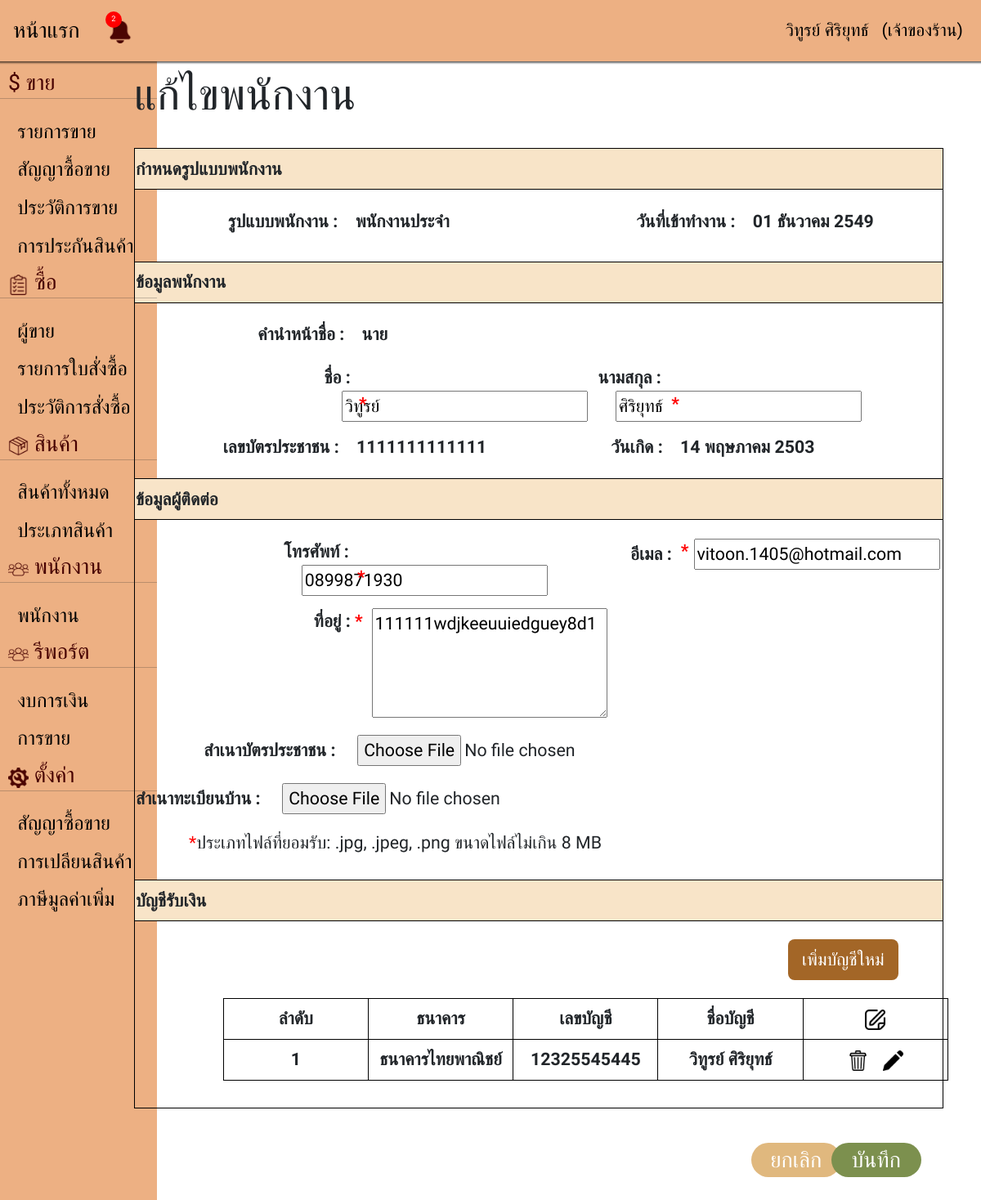
The app's page /editstaff.php?id=1 (signed in) with its own data.
### tables this page shows
CREATE TABLE `employee_tb` (
  `employee_id` int(11) NOT NULL COMMENT 'รหัสพนักงานขาย',
  `employee_model` varchar(20) NOT NULL COMMENT 'รูปแบบพนักงาน',
  `employee_startwork_dt` date NOT NULL DEFAULT current_timestamp() COMMENT 'วันที่เข้าทำงาน',
  `employee_prefix` varchar(6) NOT NULL COMMENT 'คำนำหน้าชื่อ',
  `employee_firstname` varchar(50) NOT NULL COMMENT 'ชื่อ',
  `employee_lastname` varchar(50) NOT NULL COMMENT 'นามสกุล',
  `employee_address` varchar(200) NOT NULL COMMENT 'ที่อยู่',
  `employee_birthday` date NOT NULL COMMENT 'วันเกิด',
  `employee_card_id` varchar(25) NOT NULL COMMENT 'บัตรประชาชน',
  `employee_telephone` varchar(20) NOT NULL COMMENT 'เบอร์โทรศัพท์',
  `employee_email` varchar(70) NOT NULL COMMENT 'อีเมล',
  `employee_card_id_copy` varchar(255) NOT NULL COMMENT 'สำเนาบัตรประชาชน',
  `employee_address_copy` varchar(255) NOT NULL COMMENT 'สำเนาทะเบียนบ้าน',
  `employee_status` tinyint(2) NOT NULL DEFAULT 1 COMMENT 'สถานะพนักงาน'
);

CREATE TABLE `employeebank_tb` (
  `bank_id` int(3) NOT NULL COMMENT 'รหัสรายการบัญชีธนาคาร',
  `employee_id` int(4) NOT NULL COMMENT 'รหัสพนักงาน',
  `bank_name` varchar(30) NOT NULL COMMENT 'ชื่อธนาคาร',
  `bank_number` varchar(25) NOT NULL COMMENT 'เลขที่บัญชี',
  `bank_account` varchar(50) NOT NULL COMMENT 'ชื่อบัญชี	'
);

### database/Connection.php (called while the page is built)
<?php
function Connection(){
    $servername = "localhost";
    $username = "root";
    $password = "";
    $database = "shop_pj";
    try {
        $conn = new PDO("mysql:host=$servername;dbname=$database", $username, $password);
        $conn->setAttribute(PDO::ATTR_ERRMODE, PDO::ERRMODE_EXCEPTION);
        $conn->query("SET NAMES UTF8");
        return $conn;
    } catch (PDOException $e) {
        throw new Exception("Connection failed: " . $e->getMessage());
    }
}

### database/Employee.php (called while the page is built, shortened)
<?php
include_once("Connection.php");
class Employee
{
    private $conn;
    function __construct()
    {
        try {
            $this->conn = Connection();
        } catch (Exception $e) {
            http_response_code(500);
            echo strval($e);
        }
    }
    public function fetchById($id)
    {
        try {
            $sql = "SELECT * FROM employee_tb WHERE employee_id=?";
            $stmt = $this->conn->prepare($sql);
            $stmt->bindParam(1, $id, PDO::PARAM_INT);
            $stmt->execute();
            $result = $stmt->fetch(PDO::FETCH_ASSOC);
            if (!$result) {
                return [];
            } else {
                return $result;
            }
        } catch (Exception $e) {
            http_response_code(500);
            return [];
        }
    }
}

### service/datetimeDisplay.php (called while the page is built, shortened)
<?php
function dateTimeDisplay($strDateTime)
{
    $moth = ["มกราคม", "กุมภาพันธ์", "มีนาคม", "เมษายน", "พฤษภาคม", "มิถุนายน", "กรกฏาคม", "สิงหาคม", "กันยายน", "ตุลาคม", "พฤศจิกายน", "ธันวาคม"];
    $date = explode(' ', $strDateTime)[0];
    $D = array_reverse(explode('-', $date));
    $D[2] += 543;
    $D[1] = $moth[$D[1] - 1];
    return implode(' ', $D);
}

### database/EmployeeBank.php (called while the page is built, shortened)
<?php
include_once("Connection.php");
class EmployeeBank
{
    private $conn;
    function __construct()
    {
        $this->conn = Connection();
    }
    public function fetchByEmployeeId($id)
    {
        try {
            $sql = "SELECT * FROM employeebank_tb WHERE employee_id=?";
            $stmt = $this->conn->prepare($sql);
            $stmt->bindParam(1, $id, PDO::PARAM_INT);
            $stmt->execute();
            $result = $stmt->fetchAll(PDO::FETCH_ASSOC);
            return $result;
        } catch (Exception $e) {
            http_response_code(500);
            return [];
        }
    }
}

### editstaff.php (the view, shortened to what this page needs)
<!DOCTYPE html>
<html lang="en">
<head>
    <link href="./node_modules/bootstrap/dist/css/bootstrap.min.css" rel="stylesheet">
    <link rel="stylesheet" href="./src/css/editstaff.css" />
</head>
<?php
include_once('nav.php');
include_once('database/Employee.php');
include_once('database/EmployeeBank.php');
include_once('./service/datetimeDisplay.php');
$employee = new Employee();
$e = $employee->fetchById($_GET['id']);
$employeeBank = new Employeebank();
$banks = $employeeBank->fetchByEmployeeId($_GET['id']);
?>
<body>
    <form action="" name="form1" id="form1">
        <div class="row">
            <div class="col-1 Nbar min-vh-100"><?php include_once('bar.php'); ?></div>
            <div class="col-11">
                <div class="row main">
                    <div class="col">
                        <h1>แก้ไขพนักงาน</h1>
                    </div>
                </div>
                <table class="mai">
                    <tr>
                        <th class="mm">กำหนดรูปแบบพนักงาน</th>
                    </tr>
                    <tr>
                        <th>
                            <div class="row">
                                <div class="col-4 leftmodel">
                                    <label for="employee_model">รูปแบบพนักงาน :</label><b class="bb"><?= $e['employee_model']; ?></b>
                                </div>
                                <div class="col-4 leftstartwork">
                                    <label for="employee_startwork_dt">วันที่เข้าทำงาน :</label><b class="bb"><?= dateTimeDisplay($e['employee_startwork_dt']); ?></b>
                                </div>
                            </div>
                            <br>
                        </th>
                    </tr>
                    <tr>
                        <th class="mm">ข้อมูลพนักงาน</th>
                    </tr>
                    <tr>
                        <th>
                            <div class="row-4 ma">
                                <label for="employee_prefix">คำนำหน้าชื่อ : </label><b class="bb"><?= $e['employee_prefix']; ?></b>
                            </div>
                            <div class="row">
                                <div class="col leftname">
                                    <label for="employee_firstname">ชื่อ :</label>
                                    <input name="employee_firstname" type="text" value="<?= $e['employee_firstname']; ?>" id="employee_firstname" class="bb" required />
                                    <div class="c">*</div>
                                </div>
                                <div class="col leftlastname">
                                    <label for="employee_lastname">นามสกุล :</label>
                                    <input name="employee_lastname" type="text" value="<?= $e['employee_lastname']; ?>" id="employee_lastname" class="bb" class="bb" required />
                                    <div class="d">*</div>
                                </div>
                            </div>
                            <div class="row">
                                <div class="col leftidcardnumber">
                                    <label for="employee_card_id">เลขบัตรประชาชน :</label><b class="bb"><?= ($e['employee_card_id']); ?></b>
                                </div>
                                <div class="col leftbirthday">
                                    <label for="employee_birthday">วันเกิด :</label><b class="bb"><?= dateTimeDisplay($e['employee_birthday']); ?></b>
                                </div>
                            </div>
                        </th>
                    </tr>
                    <tr>
                        <th class="mm">ข้อมูลผู้ติดต่อ</th>
                    </tr>
                    <tr>
                        <th>
                            <div class="row">
                                <div class="col lefttelephone">
                                    <label for="employee_telephone">โทรศัพท์ :</label>
                                    <input name="employee_telephone" type="text" value="<?= $e['employee_telephone']; ?>" id=employee_telephone onkeyup="autoTab2(this)" class="bb" required />
                                    <div class="g">*</div>
                                </div>
                                <div class="col leftemail">
                                    <label for="employee_email">อีเมล :</label>
                                    <input name="employee_email" type="email" value="<?= $e['employee_email']; ?>" id="employee_email" onblur='check_email(this)' class="bb" required />
                                    <div class="h">*</div>
                                </div>
                            </div>
                            <div class="col leftaddress">
                                ที่อยู่ :<span style="color: red; ">&nbsp*</span>
                                <textarea name="employee_address" id="employee_address" cols="22" rows="4" class="cc" style="vertical-align:top;" type="text" required><?= $e['employee_address']; ?></textarea>
                            </div>
                            <div class="row">
                                <div class="col leftn">สำเนาบัตรประชาชน :
                                    <input type="file" accept="image/*" id="employee_card_id_copy" name="employee_card_id_copy" class="bb">
                                </div>
                                <div class="col leftnb">สำเนาทะเบียนบ้าน :
                                    <input type="file" accept="image/*" id="employee_address_copy" name="employee_address_copy" class="bb">
                                </div>
                                <div class="row leftpng">
                                    <h6><span style="color: red; ">&nbsp*</span>ประเภทไฟล์ที่ยอมรับ: .jpg, .jpeg, .png ขนาดไฟล์ไม่เกิน 8 MB</h6>
                                </div>
                    <tr>
                        <th class="mm">บัญชีรับเงิน</th>
                    </tr>
                    <tr>
                        <th>
                            <div class="col d-flex justify-content-end">
                                <button type="button" id="addmodel_btn" class="btn btn-primary1" data-bs-toggle="modal" data-bs-target=".bd-example-modal-sm">เพิ่มบัญชีใหม่</button>
                            </div>
            </div>
            <table class="wh m">
                <thead>
                    <tr>
                        <th>ลำดับ</th>
                        <th>ธนาคาร</th>
                        <th>เลขบัญชี</th>
                        <th>ชื่อบัญชี</th>
                        <th><img src="./src/images/edit.png" width="25"></th>
                    </tr>
                </thead>
                <tbody id="banktable">
                    <?php $i = 0;
                    foreach ($banks as $b) { ?>
                        <tr id="rr<?= $i ?>">
                            <th class="index-table-bank"><?= $i + 1 ?></th>
                            <th><?= $b['bank_name'] ?></th>
                            <th><?= $b['bank_number'] ?></th>
                            <th><?= $b['bank_account'] ?></th>
                            <th>
                                <button type="button" class="bgs" data-bs-toggle="modal" data-bs-target="#exampleModal"><img src="./src/images/icon-delete.png" width="25" onclick="saveIndexDel(<?= $i ?>)"></button>
                                <button type="button" class="bgs" data-bs-toggle="modal" data-bs-target=".bd-example-modal-xl1"><img src="./src/images/icon-pencil.png" width="25" onclick="saveIndexEdit(<?= $i ?>)"></button>
                            </th>
                        </tr>
                    <?php $i++;
                    } ?>
                </tbody>
            </table><br>
            </th>
            </tr>
            </table>
            <div class="row btn-g">
                <div class="col-2">
                    <button type="reset" class="btn-c reset" onclick="javascript:window.location='employee.php';">ยกเลิก</button>
                </div>
                <div class="col-2">
                    <input type="submit" class="btn-c submit" value="บันทึก" />
                </div>
            </div>
        </div>
    </form>
</body>
</html>

### src/css/editstaff.css (style rules this page uses)
* { font-family: 'IBM Plex Sans Thai', sans-serif; font-size: 16pt; }
.row { --bs-gutter-x: 0rem; }
.col-11 { margin-bottom: 2rem; }
.main { margin-top: 4rem; margin-left: 3rem; }
.Nbar { margin-top: 3.5rem; }
.mai { margin-top: 1rem; margin-left: 3rem; }
.mm { background-color: #F8E4C8; }
.m { text-align: center; }
.bb { margin-left: 1rem; }
.cc { margin-left: 0.3rem }
.leftmodel { margin-left: 5.3rem; margin-top: 1rem; }
.ma { margin-top: 1rem; margin-left: 7rem; }
.leftstartwork { margin-left: 8rem; margin-top: 1rem; }
.leftname { margin-left: 10.8rem; margin-top: 1rem; }
.c { color: red; margin-left: 2rem; margin-top: -1.8rem; }
.leftlastname { margin-right: 4rem; margin-top: 1rem; }
.d { color: red; margin-left: 4.2rem; margin-top: -1.8rem; }
.leftidcardnumber { margin-left: 5rem; margin-top: 1rem; }
.leftbirthday { margin-left: 3.3rem; margin-top: 1rem; margin-bottom: 1rem; }
.leftaddress { margin-left: 10.2rem; margin-top: 1rem; }
.lefttelephone { margin-left: 8.5rem; margin-top: 1rem; }
.g { color: red; margin-left: 4.2rem; margin-top: -1.8rem; }
.leftemail { margin-left: 2rem; margin-top: 1rem; }
.h { color: red; margin-left: 2.9rem; margin-top: -1.8rem; }
.leftn { margin-top: 1rem; margin-left: 3.9rem; }
.leftnb { margin-right: 4rem; margin-top: 1rem; }
.leftpng { margin-left: 2.8rem; margin-top: 1rem; margin-bottom: 1rem; }
table, td, th { border: 1px solid black; }
table { border-collapse: collapse; width: 90%; }
th { height: 50px; width: 20%; }
.wh { margin-top: 1rem; margin-left: 5rem; }
.d-flex { margin-top: 1rem; margin-right: 2.5rem; }
.btn-g { width: 100%; justify-content: end; display: flex; margin-top: 2rem; }
.btn-c { border-radius: 25px 25px 25px 25px; font-size: 20pt; width: 60%; }
.submit { background-color: #7C904E; color: white; border: 0ch; margin-bottom: 2rem; }
.reset { background-color: #E0B87E; color: white; border: 0ch; margin-left: 4rem; }
.bgs { border: 0ch; background-color: white; }
.btn-primary1 { color: white; background-color: #A36627; }

### records on screen
employee_tb: employee_model "พนักงานประจำ", employee_startwork_dt "01 ธันวาคม 2549", employee_prefix "นาย", employee_firstname "วิทูรย์", employee_lastname "ศิริยุทธ์", employee_card "1111111111111", employee_birthday "14 พฤษภาคม 2503", employee_telephone "0899871930", employee_email "vitoon.1405@hotmail.com", employee_address "111111wdjkeeuuiedguey8d1"
employeebank_tb: bank_name "ธนาคารไทยพาณิชย์", bank_number "12325545445", bank_account "วิทูรย์ ศิริยุทธ์"

### other values on screen
count($lost) "2"
$_SESSION['username'] "วิทูรย์ ศิริยุทธ์"
getFullRole($_SESSION['role']) "เจ้าของร้าน"
